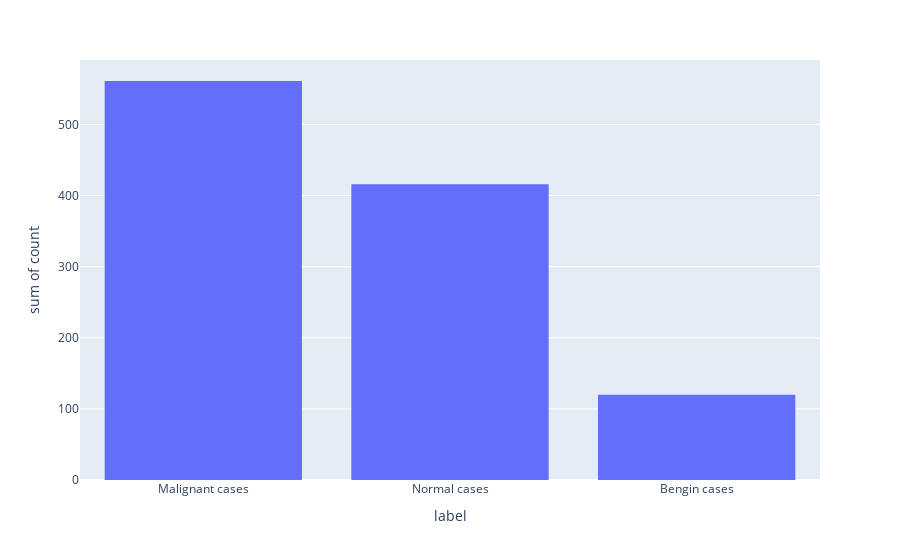

Here is the notebook cell this chart was saved with:
### Code cell
countData = df["label"].value_counts().reset_index()
fig = px.histogram(data_frame = countData, x = "label", y = "count")
fig.show()

### Figure 1 — Plotly figure (JSON) as saved in the notebook; plotly's stock layout.template omitted (floating-point values rounded to 4 significant figures)
{"data": [{"alignmentgroup": "True", "bingroup": "x", "histfunc": "sum", "hovertemplate": "label=%{x}<br>sum of count=%{y}<extra></extra>", "legendgroup": "", "marker": {"color": "#636efa", "pattern": {"shape": ""}}, "name": "", "offsetgroup": "", "orientation": "v", "showlegend": false, "type": "histogram", "x": ["Malignant cases", "Normal cases", "Bengin cases"], "xaxis": "x", "y": [561, 416, 120], "yaxis": "y"}], "layout": {"barmode": "relative", "legend": {"tracegroupgap": 0}, "margin": {"t": 60}, "xaxis": {"anchor": "y", "domain": [0, 1], "title": {"text": "label"}}, "yaxis": {"anchor": "x", "domain": [0, 1], "title": {"text": "sum of count"}}}}
